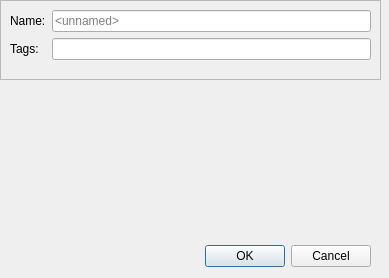
<?xml version="1.0" encoding="UTF-8"?>
<ui version="4.0">
 <class>TagsDialog</class>
 <widget class="QDialog" name="TagsDialog">
  <property name="windowModality">
   <enum>Qt::ApplicationModal</enum>
  </property>
  <property name="geometry">
   <rect>
    <x>0</x>
    <y>0</y>
    <width>389</width>
    <height>278</height>
   </rect>
  </property>
  <property name="focusPolicy">
   <enum>Qt::StrongFocus</enum>
  </property>
  <property name="windowTitle">
   <string>Details</string>
  </property>
  <property name="modal">
   <bool>true</bool>
  </property>
  <widget class="QDialogButtonBox" name="buttonBox">
   <property name="geometry">
    <rect>
     <x>30</x>
     <y>240</y>
     <width>341</width>
     <height>32</height>
    </rect>
   </property>
   <property name="orientation">
    <enum>Qt::Horizontal</enum>
   </property>
   <property name="standardButtons">
    <set>QDialogButtonBox::Cancel|QDialogButtonBox::Ok</set>
   </property>
  </widget>
  <widget class="QFrame" name="frame">
   <property name="geometry">
    <rect>
     <x>0</x>
     <y>0</y>
     <width>381</width>
     <height>80</height>
    </rect>
   </property>
   <property name="frameShape">
    <enum>QFrame::StyledPanel</enum>
   </property>
   <property name="frameShadow">
    <enum>QFrame::Raised</enum>
   </property>
   <widget class="QWidget" name="verticalLayoutWidget">
    <property name="geometry">
     <rect>
      <x>10</x>
      <y>10</y>
      <width>361</width>
      <height>61</height>
     </rect>
    </property>
    <layout class="QVBoxLayout" name="verticalLayout">
     <item>
      <layout class="QFormLayout" name="formLayout">
       <item row="0" column="0">
        <widget class="QLabel" name="label">
         <property name="text">
          <string>Name:</string>
         </property>
        </widget>
       </item>
       <item row="0" column="1">
        <widget class="QLineEdit" name="lineEdit">
         <property name="placeholderText">
          <string>&lt;unnamed&gt;</string>
         </property>
        </widget>
       </item>
       <item row="1" column="0">
        <widget class="QLabel" name="label_2">
         <property name="text">
          <string>Tags:</string>
         </property>
        </widget>
       </item>
       <item row="1" column="1">
        <widget class="QLineEdit" name="lineEdit_2">
         <property name="focusPolicy">
          <enum>Qt::StrongFocus</enum>
         </property>
         <property name="acceptDrops">
          <bool>false</bool>
         </property>
        </widget>
       </item>
      </layout>
     </item>
    </layout>
   </widget>
  </widget>
 </widget>
 <resources/>
 <connections>
  <connection>
   <sender>buttonBox</sender>
   <signal>accepted()</signal>
   <receiver>TagsDialog</receiver>
   <slot>accept()</slot>
   <hints>
    <hint type="sourcelabel">
     <x>248</x>
     <y>254</y>
    </hint>
    <hint type="destinationlabel">
     <x>157</x>
     <y>274</y>
    </hint>
   </hints>
  </connection>
  <connection>
   <sender>buttonBox</sender>
   <signal>rejected()</signal>
   <receiver>TagsDialog</receiver>
   <slot>reject()</slot>
   <hints>
    <hint type="sourcelabel">
     <x>316</x>
     <y>260</y>
    </hint>
    <hint type="destinationlabel">
     <x>286</x>
     <y>274</y>
    </hint>
   </hints>
  </connection>
 </connections>
</ui>
